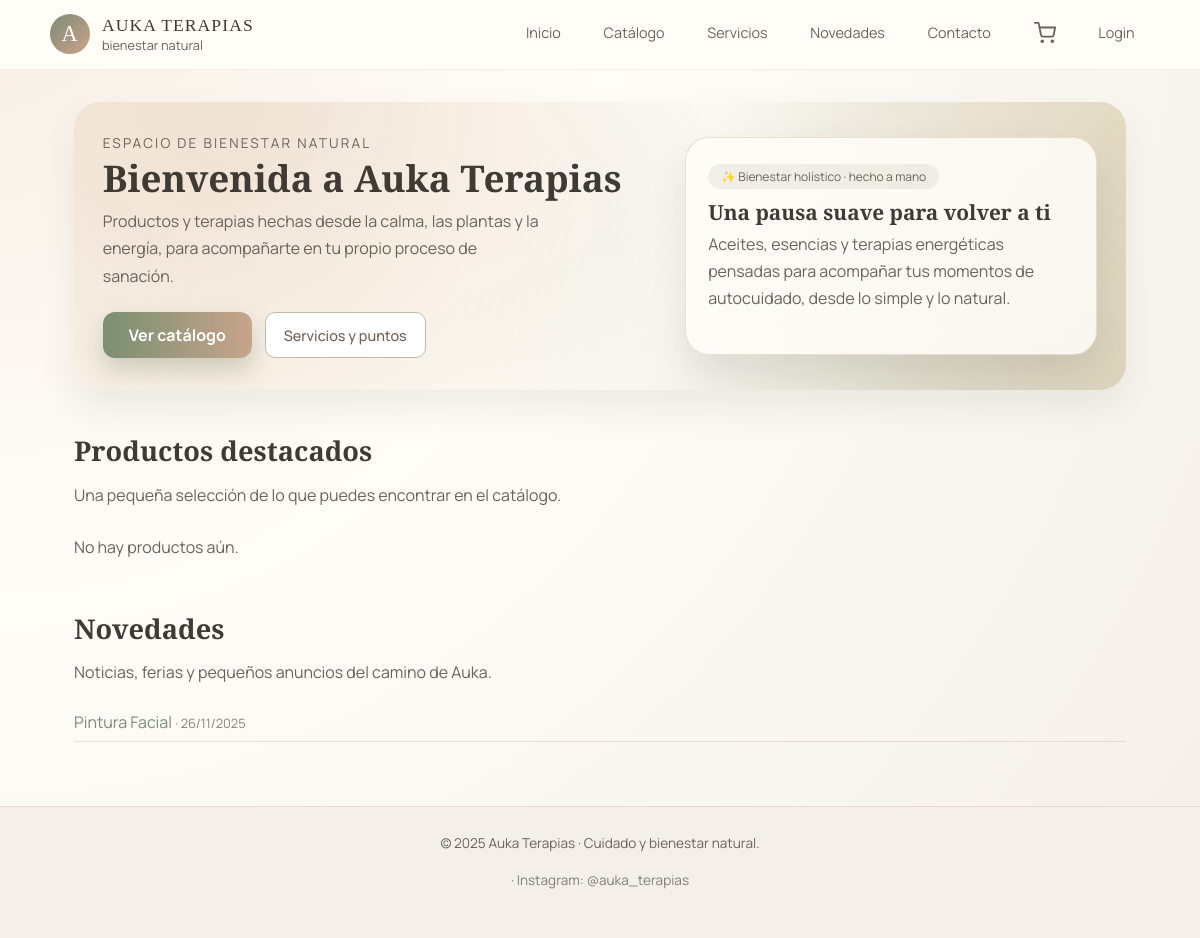
The app's page /, older data.
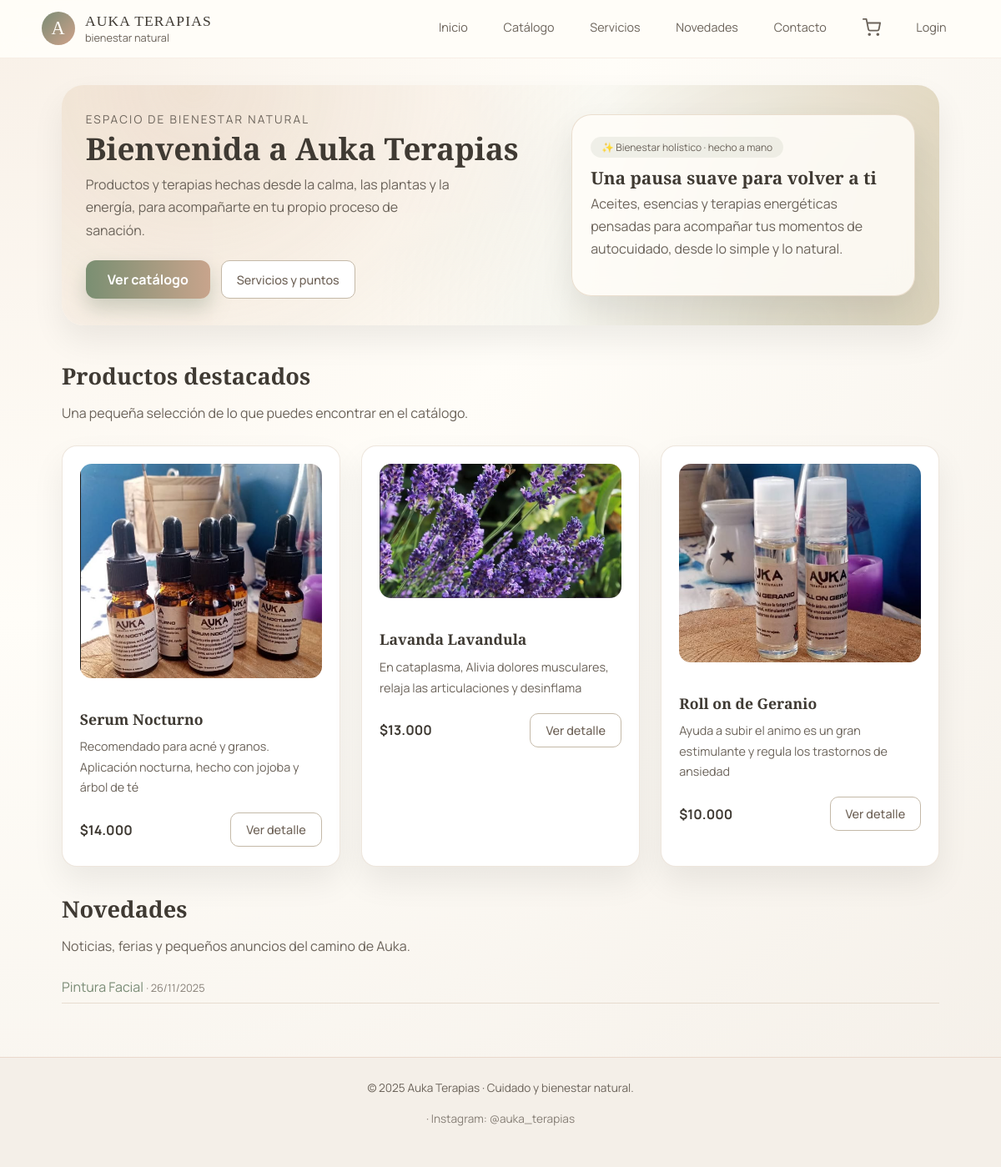
The same page, newer data.
### novedades/models.py (models this page shows, shortened)
class NewsItem(models.Model):
    titulo = models.CharField(max_length=100)
    contenido = models.TextField()
    creado_en = models.DateTimeField(auto_now_add=True)
    actualizado_en = models.DateTimeField(auto_now=True)
    publicado = models.BooleanField(default=True)
    fecha_expiracion = models.DateField(null=True, blank=True, verbose_name="Fecha de expiración")
    class Meta:
        verbose_name = 'Noticia'
        verbose_name_plural = 'Noticias'
        ordering = ['-creado_en']

### catalogo/models.py (models this page shows, shortened)
class Product(models.Model):
    TIPO_CHOICES = Category.TIPO_CHOICES
    tipo = models.CharField(max_length=10, choices=TIPO_CHOICES, default='catalogo')
    categoria = models.ForeignKey(Category, on_delete=models.CASCADE, related_name='productos')
    nombre = models.CharField(max_length=50)
    descripcion = models.TextField(max_length=255)
    precio = models.DecimalField(max_digits=10, decimal_places=2)
    imagen = models.ImageField(upload_to='productos/', blank=True, null=True)
    stock = models.PositiveIntegerField(default=0)
    activo = models.BooleanField(default=True)
    destacado = models.BooleanField(default=False, verbose_name="¿Destacado en Home?")

### core/views.py (the view)
# urls.py: path('', views.home, name='home'),
def home(request):
    productos_destacados = Product.objects.filter(
        activo=True,
        stock__gt=0,
        destacado=True
    )[:4]
    noticias_recientes = NewsItem.objects.filter(publicado=True)[:3]
    return render(request, 'core/home.html', {
        'productos_destacados': productos_destacados,
        'noticias_recientes': noticias_recientes,
    })

### carrito/context_processors.py (called while the page is built)
def contador_carrito(request):
    cart = request.session.get('cart', {})
    total_items = sum(cart.values())
    return {'total_items': total_items}

### core/templatetags/filtros_extra.py (called while the page is built)
@register.filter
def clp(value):
    try:
        value = int(value)
        return "${:,.0f}".format(value).replace(",", ".")
    except (ValueError, TypeError):
        return value

### core/templates/core/home.html
{% extends 'core/base.html' %}
{% load filtros_extra %}{% block title %}Inicio - Auka Terapias{% endblock %}
{% block content %}
<section class="hero">
    <div class="hero-inner">
        <div>
            <div class="hero-eyebrow">espacio de bienestar natural</div>
            <h1 class="hero-title">Bienvenida a Auka Terapias</h1>
            <p class="hero-subtitle">
                Productos y terapias hechas desde la calma, las plantas y la energía,
                para acompañarte en tu propio proceso de sanación.
            </p>
            <div class="hero-cta">
                <a href="{% url 'catalogo:producto_lista' %}" class="btn btn-primary">
                    Ver catálogo
                </a>
                <a href="{% url 'servicios:servicios' %}" class="btn btn-ghost">
                    Servicios y puntos
                </a>
            </div>
        </div>
        <div class="hero-card">
            <div class="hero-badge">
                ✨ Bienestar holístico · hecho a mano
            </div>
            <h3 class="hero-card-title">Una pausa suave para volver a ti</h3>
            <p>
                Aceites, esencias y terapias energéticas pensadas para acompañar
                tus momentos de autocuidado, desde lo simple y lo natural.
            </p>
        </div>
    </div>
</section>
<section>
    <h2>Productos destacados</h2>
    <p>Una pequeña selección de lo que puedes encontrar en el catálogo.</p>
    <div class="grid">
        {% for producto in productos_destacados %}
            <article class="card">
                {% if producto.imagen %}
                    <a href="{% url 'catalogo:producto_detalles' producto.pk %}" style="display:block; margin-bottom: 1rem;">
                        <img src="{{ producto.imagen.url }}" alt="{{ producto.nombre }}">
                    </a>
                {% endif %}
                <h3>{{ producto.nombre }}</h3>
                <p>{{ producto.descripcion|truncatewords:20 }}</p>
                <div class="card-footer">
                    <span><strong>{{ producto.precio|clp }}</strong></span>
                    <a href="{% url 'catalogo:producto_detalles' producto.pk %}" class="btn btn-ghost">
                        Ver detalle
                    </a>
                </div>
            </article>
        {% empty %}
            <p>No hay productos aún.</p>
        {% endfor %}
    </div>
</section>
<section>
    <h2>Novedades</h2>
    <p>Noticias, ferias y pequeños anuncios del camino de Auka.</p>
    <ul class="list-clean">
        {% for noticia in noticias_recientes %}
            <li>
                <a href="{% url 'novedades:novedades_detalles' noticia.pk %}">
                    {{ noticia.titulo }}
                </a>
                <span class="meta"> · {{ noticia.creado_en|date:"d/m/Y" }}</span>
            </li>
        {% empty %}
            <li>No hay noticias aún.</li>
        {% endfor %}
    </ul>
</section>
{% endblock %}

Row changes from the older to the newer data that the page shows:
now on this page (row edited): Product: imagen (picture), nombre "Serum Nocturno", descripcion "Recomendado para acné y granos. Aplicación nocturna, hecho con jojoba y árbol de té", precio|clp "$14.000"
now on this page (row edited): Product: imagen (picture), nombre "Lavanda Lavandula", descripcion "En cataplasma, Alivia dolores musculares, relaja las articulaciones y desinflama", precio|clp "$13.000"
now on this page (row edited): Product: imagen (picture), nombre "Roll on de Geranio", descripcion "Ayuda a subir el animo es un gran estimulante y regula los trastornos de ansiedad", precio|clp "$10.000"
Text that changed along with them:
text no longer shown: "No hay productos aún."
